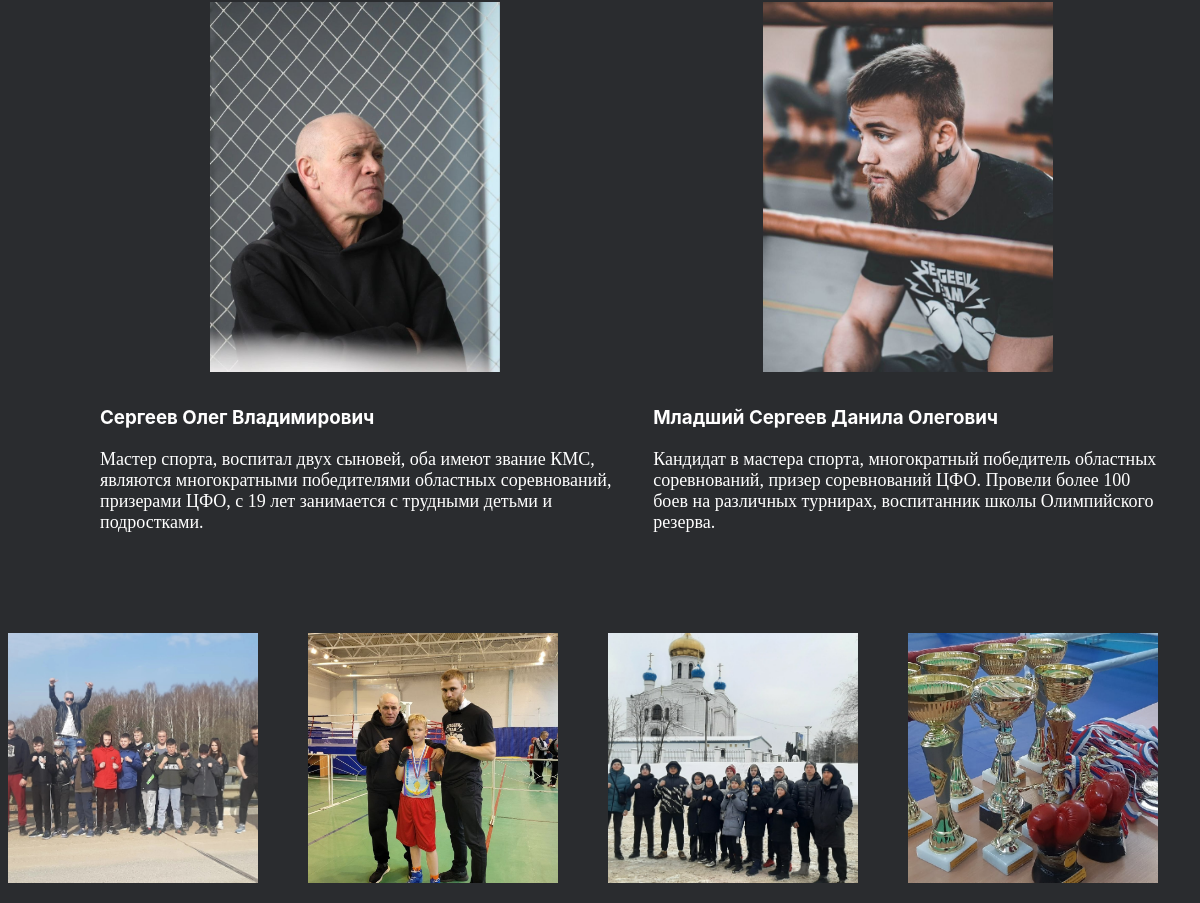
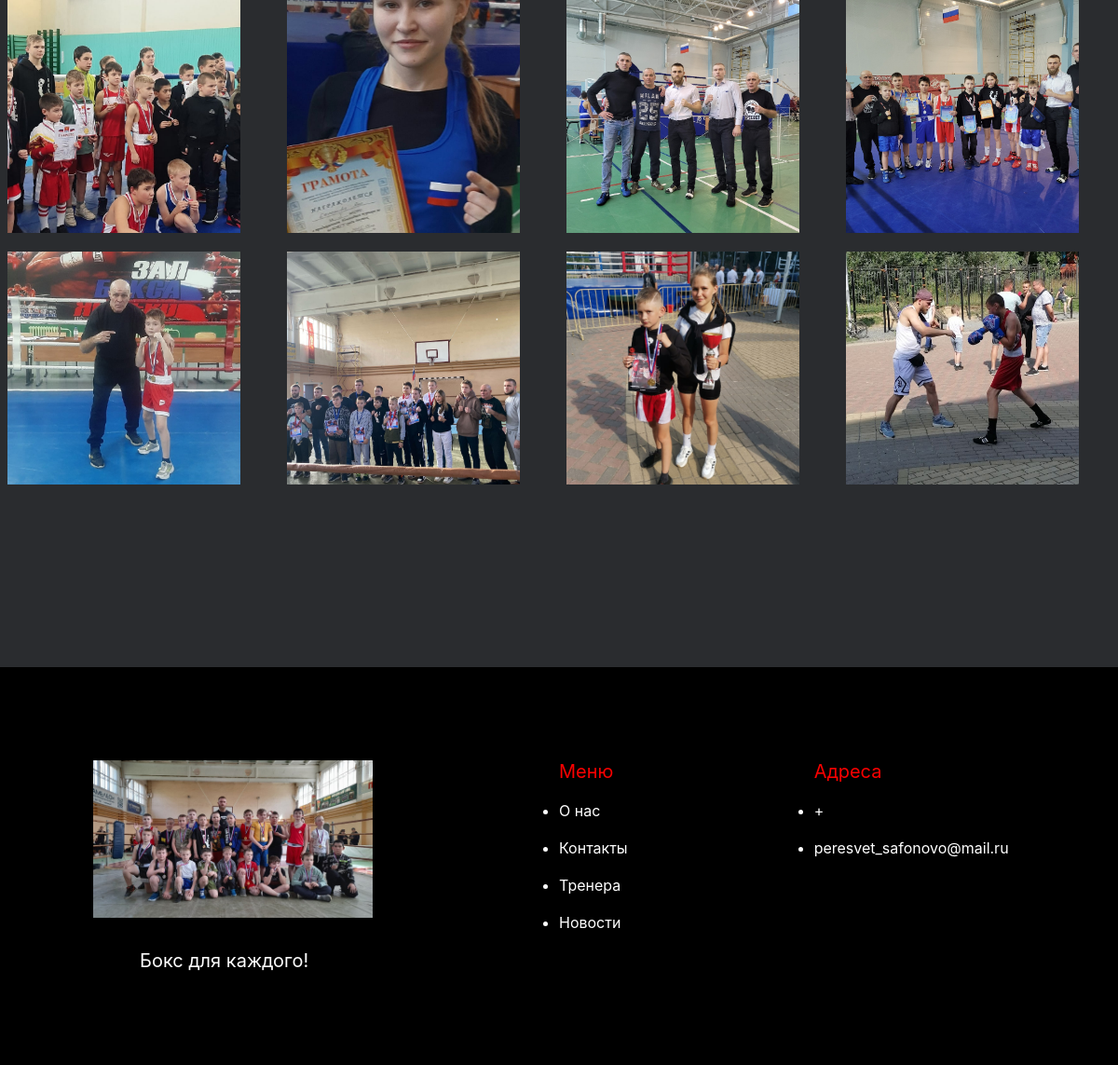
The app's page / (lower part), older data (2 pictures, top to bottom).
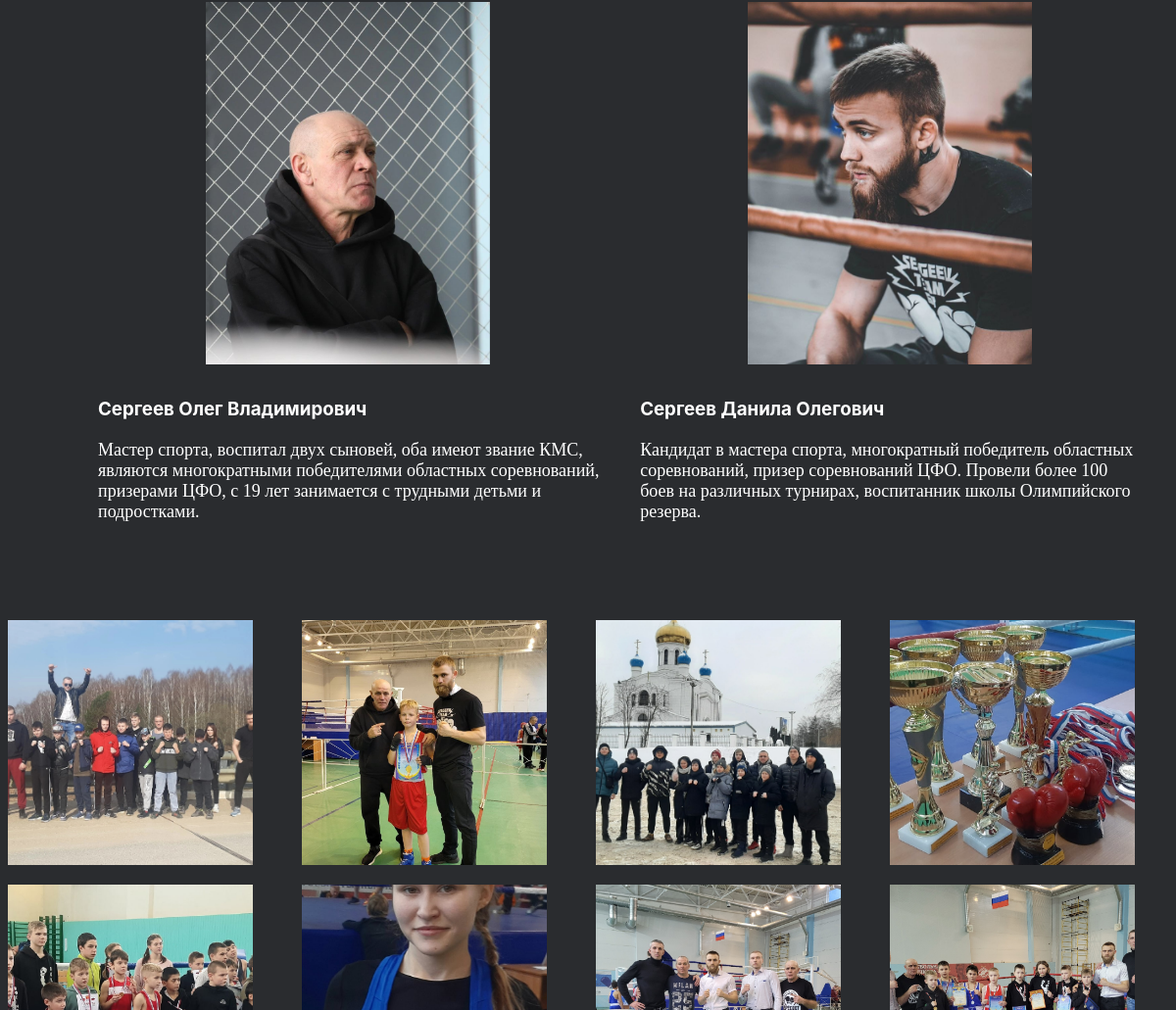
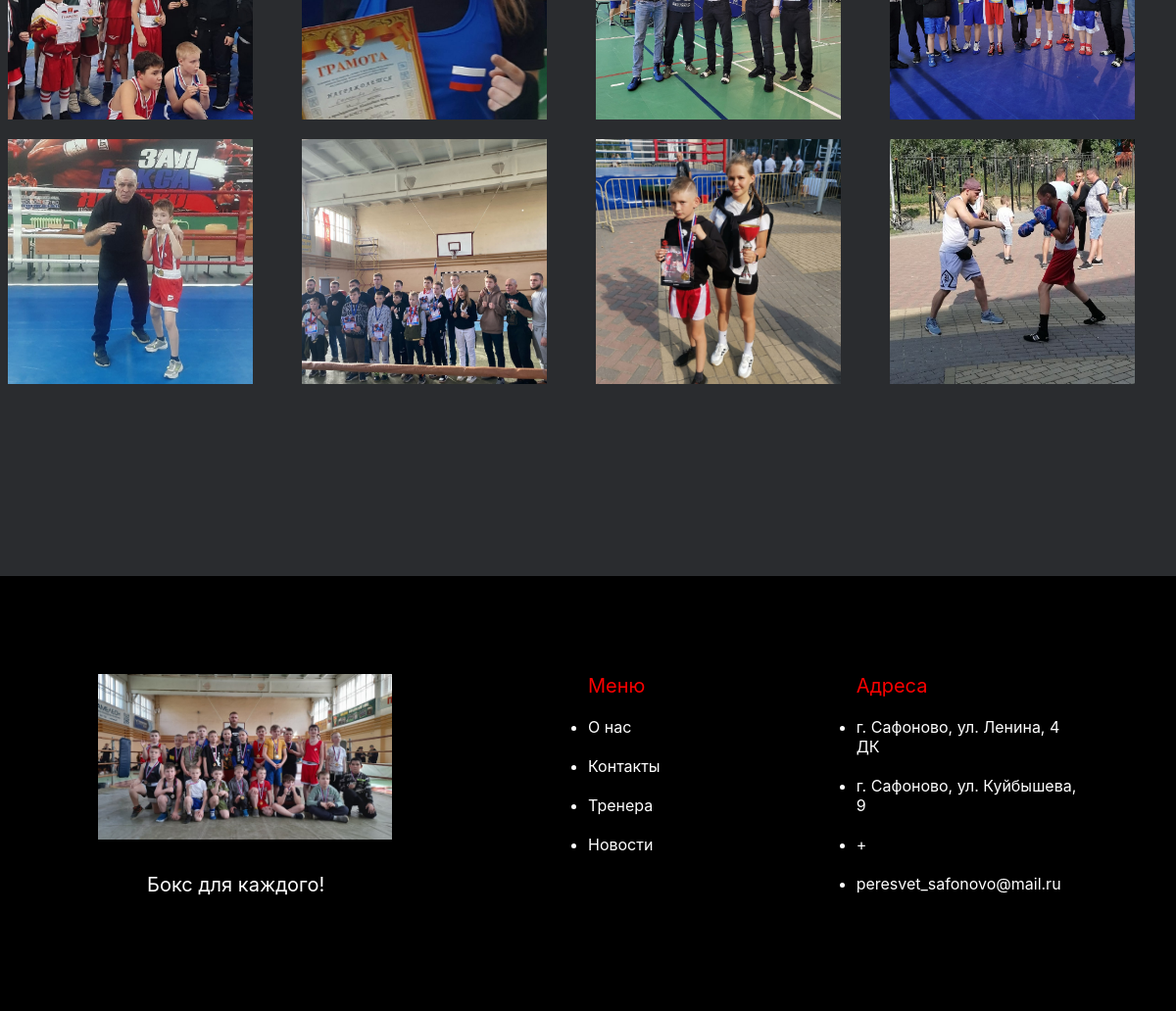
The same page, newer data (2 pictures, top to bottom).
### index/models.py (models this page shows, shortened)
class Trainer(models.Model):
    fullname = models.CharField(max_length=64)
    photo = models.FileField(upload_to='trainers/')
    description = models.TextField()
    class Meta:
        verbose_name = 'Тренер'
        verbose_name_plural = 'Тренеры'

class Photo(models.Model):
    file = models.FileField(upload_to='photos/')
    class Meta:
        verbose_name = 'Фото галереи'
        verbose_name_plural = 'Галерея'

class Address(models.Model):
    address = models.CharField(max_length=255)
    class Meta:
        verbose_name = 'Адрес'
        verbose_name_plural = 'Адреса'

### index/views.py (the view)
# urls.py: path('', include('index.urls')),
def index(request: rq):
    context = {
        'slider_list': [(index+1, photo) for index, photo in enumerate(Slider_Photo.objects.all()[:10])],
        'trainer_list': Trainer.objects.all(),
        'post_list': Post.objects.all()[:3],
        'photo_list': Photo.objects.all()[:12],
        'config': config,
        'address_list': Address.objects.all(),
    }
    return render(request, 'index.html', context)

### templates/index.html (shortened to what this page needs)
<!DOCTYPE html>
<html lang="ru">
<head>
	{% load static %}
	<link rel="stylesheet" type="text/css" href="{% static 'index.css' %}">
</head>
<body class="page">
    <div class="novosti" id='blog'>
	<div class="novosti" id='trainers'>
		<div class="grid">
		{% for trainer in trainer_list %}
			<div class='two-grid'>
				<img class='img-grids' src='media/{{ trainer.photo }}' alt='Грузится'>
				<div>
					<h3>{{ trainer.fullname }}</h3>
					<br>
					<div class='first-text'>
						{{ trainer.description }}
					</div>
				</div>
			</div>
		{% endfor %}
		</div>
	</div>
	<section class="photo-grid">
		<ul class="photo-grid__item">
			{% for photo in photo_list %}
				<li>
					<img class='photo-grid__picture' src='media/{{ photo.file }}' alt='картинка грузится'>
				</li>
			{% endfor %}
		</ul>
	</section>
	</div>
	<footer>
		<div class="footer" id='contacts'>
			<div class="column">
				<img class="footer__logo" src="{% static 'img/1.jpg' %}">
			<div class="column__text">Бокс для каждого!</div>
			</div>
			<div class="columns">
				<div class="title__text">Меню</div>
				<ul class="list">
					<li class="list__text">
						<a href="#" class="text__list">О нас</a>
					</li>
					<li class="list__text">
						<a href="#contacts" class="text__list">Контакты</a>
					</li>
					<li class="list__text">
						<a href="#trainers" class="text__list">Тренера</a>
					</li>
					<li class="list__text">
						<a href="#blog" class="text__list">Новости</a>
					</li>
				</ul>
			</div>
			<div class="columnss">
				<div class="title__text">Адреса</div>
				<ul class="list">
					{% for address in address_list %}
					<li class='list__text'>
						<a href='http://maps.google.com/?q={{ address.address }}' class='text__list'>{{ address.address }}</a>
					</li>
					{% endfor %}
					<li class='list__text'>
						<a class="text__list">+{{config.CONTACT_PHONE}}</a>
					</li>
					<li class="list__text">
						<a class="text__list">peresvet_safonovo@mail.ru</a>
					</li>
				</ul>
			</div>
		</div>
	</footer>
</body>
</html>

### static/index.css (style rules this page uses)
html, body { width:100%; overflow-x:hidden }
.page { font-family: "Inter", "Arial", sans-serif; background-color: #2a2c2f; color: #ffffff; max-width: 1280px; min-width: 320px; margin: auto; -moz-osx-font-smoothing: grayscale; -webkit-font-smoothing: antialiased; -webkit-text-size-adjust: 100%; -ms-text-size-adjust: 100%; -moz-text-size-adjust: 100%; }
.novosti { margin-top: 100px; margin-bottom: 100px; }
.grid { display: flex; margin-left: 100px; }
.img-grids { object-fit: cover; width: 400px; padding-bottom: 30px; padding-left: 110px; height: 400px; position: relative; }
.first-text { font: 18px "DIN Pro"; color: #ffffff; }
.two-grid { padding-right: 35px; max-width: 600px; }
.footer { background-color: #000000; display: flex; }
.column { max-width: 400px; margin-left: 100px; margin-right: 100px; margin-bottom: 100px; margin-top: 100px; }
.footer__logo { width: 300px; }
.column__text { margin-left: 50px; font-size: 20px; padding-top: 30px; }
.columns { max-width: 400px; margin-right: 100px; margin-left: 100px; margin-bottom: 100px; margin-top: 100px; }
.columnss { max-width: 400px; margin-right: 100px; margin-left: 100px; margin-bottom: 100px; margin-top: 100px; }
.title__text { font-size: 20px; margin-bottom: 20px; color: #fa0000; }
.list__text { padding-bottom: 20px; }
.text__list { color: #ffffff; text-decoration: none; }
* { margin: 0; padding: 0; -webkit-box-sizing: border-box; -moz-box-sizing: border-box; -o-box-sizing: border-box; box-sizing: border-box; }
.photo-grid__item { list-style: none; margin: 0; padding: 0; display: grid; justify-content: center; grid-template-columns: repeat(auto-fit, 284px); gap: 16px 16px; padding-bottom: 92px; }
.photo-grid__picture { width: 250px; height: 250px; object-fit: cover; position: relative; }
.photo-grid { margin-top: 100px; }

Row changes from the older to the newer data that the page shows:
changed Trainer: fullname "Младший Сергеев Данила Олегович" → "Сергеев Данила Олегович"
added Address: address "г. Сафоново, ул. Ленина, 4 ДК"
added Address: address "г. Сафоново, ул. Куйбышева, 9"
